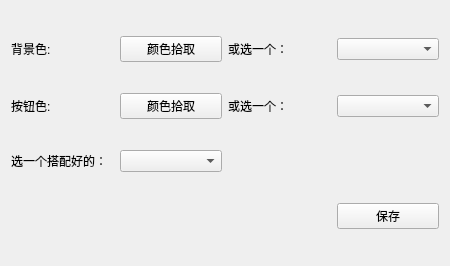
<?xml version="1.0" encoding="UTF-8"?>
<ui version="4.0">
 <class>SetColorCenterWin</class>
 <widget class="QWidget" name="SetColorCenterWin">
  <property name="geometry">
   <rect>
    <x>0</x>
    <y>0</y>
    <width>450</width>
    <height>266</height>
   </rect>
  </property>
  <property name="windowTitle">
   <string>Form</string>
  </property>
  <layout class="QGridLayout" name="gridLayout">
   <item row="0" column="0">
    <widget class="QLabel" name="label">
     <property name="text">
      <string>背景色:</string>
     </property>
    </widget>
   </item>
   <item row="0" column="1">
    <widget class="QPushButton" name="backColorBtn">
     <property name="text">
      <string>颜色拾取</string>
     </property>
    </widget>
   </item>
   <item row="0" column="2">
    <widget class="QLabel" name="label_3">
     <property name="text">
      <string>或选一个：</string>
     </property>
    </widget>
   </item>
   <item row="0" column="3">
    <widget class="QComboBox" name="backColorCombo"/>
   </item>
   <item row="1" column="0">
    <widget class="QLabel" name="label_2">
     <property name="text">
      <string>按钮色:</string>
     </property>
    </widget>
   </item>
   <item row="1" column="1">
    <widget class="QPushButton" name="btnColorBtn">
     <property name="text">
      <string>颜色拾取</string>
     </property>
    </widget>
   </item>
   <item row="1" column="2">
    <widget class="QLabel" name="label_4">
     <property name="text">
      <string>或选一个：</string>
     </property>
    </widget>
   </item>
   <item row="1" column="3">
    <widget class="QComboBox" name="btnColorCombo"/>
   </item>
   <item row="2" column="0">
    <widget class="QLabel" name="label_5">
     <property name="text">
      <string>选一个搭配好的：</string>
     </property>
    </widget>
   </item>
   <item row="2" column="1">
    <widget class="QComboBox" name="preSetColor"/>
   </item>
   <item row="3" column="0" colspan="3">
    <spacer name="horizontalSpacer">
     <property name="orientation">
      <enum>Qt::Horizontal</enum>
     </property>
     <property name="sizeHint" stdset="0">
      <size>
       <width>320</width>
       <height>20</height>
      </size>
     </property>
    </spacer>
   </item>
   <item row="3" column="3">
    <widget class="QPushButton" name="saveBtn">
     <property name="text">
      <string>保存</string>
     </property>
    </widget>
   </item>
  </layout>
 </widget>
 <resources/>
 <connections/>
</ui>
